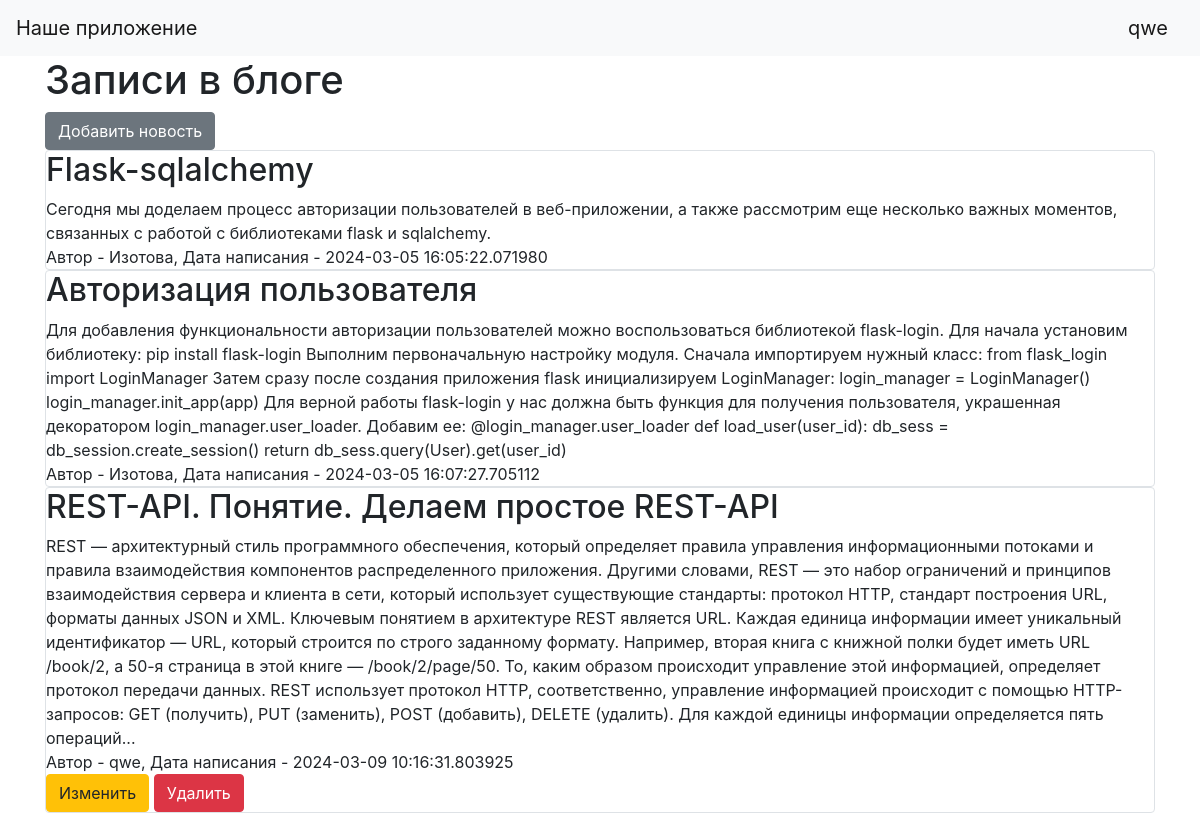
/ (signed in), run on the app's committed database.
### data/users.py (models this page shows, shortened)
class User(SqlAlchemyBase, UserMixin, SerializerMixin):
    __tablename__ = 'users'
    id = sqlalchemy.Column(sqlalchemy.Integer, primary_key=True, autoincrement=True)
    name = sqlalchemy.Column(sqlalchemy.String, nullable=True)
    about = sqlalchemy.Column(sqlalchemy.String, nullable=True)
    email = sqlalchemy.Column(sqlalchemy.String, index=True, unique=True, nullable=True)
    hashed_password = sqlalchemy.Column(sqlalchemy.String, nullable=True)
    created_date = sqlalchemy.Column(sqlalchemy.DateTime, default=datetime.datetime.now)
    news = orm.relationship("News", back_populates='user')

### data/news.py (models this page shows)
class News(SqlAlchemyBase, UserMixin, SerializerMixin):
    __tablename__ = 'news'
    id = sqlalchemy.Column(sqlalchemy.Integer, primary_key=True, autoincrement=True)
    title = sqlalchemy.Column(sqlalchemy.String, nullable=True)
    content = sqlalchemy.Column(sqlalchemy.String, nullable=True)
    created_date = sqlalchemy.Column(sqlalchemy.DateTime, default=datetime.datetime.now)
    is_private = sqlalchemy.Column(sqlalchemy.Boolean, default=True)
    is_published = sqlalchemy.Column(sqlalchemy.Boolean, default=True)
    user_id = sqlalchemy.Column(sqlalchemy.Integer, sqlalchemy.ForeignKey("users.id"))
    user = orm.relationship('User')

### main.py (the view)
@app.route("/")
def index():
    db_sess = db_session.create_session()
    if current_user.is_authenticated:
        news = db_sess.query(News).filter((News.user == current_user) | (News.is_private != True))
    else:
        news = db_sess.query(News).filter(News.is_private != True)
    return render_template("index.html", news=news)

### data/db_session.py (called while the page is built)
def create_session() -> Session:
    global __factory
    return __factory()

### main.py (called while the page is built)
@login_manager.user_loader
def load_user(user_id):
    db_sess = db_session.create_session()
    return db_sess.query(User).get(user_id)

### templates/index.html
{% extends "base.html" %}
{% block content %}
    <h1>Записи в блоге</h1>
    {% if current_user.is_authenticated %}
        <a href="news" class="btn btn-secondary">Добавить новость</a>
    {% endif %}
    {% for item in news %}
        <div class="col-md6 border rounded">
            <h2>{{ item.title }}</h2>
            <div>
                {{ item.content }}
            </div>
            <div>
                Автор - {{ item.user.name }}, Дата написания - {{ item.created_date }}
            </div>
            {% if current_user.is_authenticated and current_user == item.user %}
                <div>
                    <a href="/news/{{ item.id }}" class="btn btn-warning">Изменить</a>
                    <a href="/news_delete/{{ item.id }}" class="btn btn-danger">Удалить</a>
                </div>
            {% endif %}
        </div>
    {% endfor %}
{% endblock %}

### templates/base.html (shortened to what this page needs)
<!doctype html>
<html lang="en">
<head>
    <link rel="stylesheet"
          href="https://stackpath.bootstrapcdn.com/bootstrap/4.4.1/css/bootstrap.min.css"
>
</head>
<body>
<header>
    <nav class="navbar navbar-light bg-light">
        <a class="navbar-brand" href="#">Наше приложение</a>
        {% if current_user.is_authenticated %}
            <a class="navbar-brand" href="/logout">{{ current_user.name }}</a>
        {% else %}
            <p>
                <a class="btn btn-primary " href="/register">Зарегистрироваться</a>
                <a class="btn btn-success" href="/login">Войти</a>
            </p>
        {% endif %}
    </nav>
</header>
<main role="main" class="container">
    {% block content %}{% endblock %}
</main>
</body>
</html>

### data on the page
User: name "qwe"
News: title "Flask-sqlalchemy", content "Сегодня мы доделаем процесс авторизации пользователей в веб-приложении, а также рассмотрим еще несколько важных моментов, связанных с работой с библиотеками flask и sqlalchemy.", user.name "Изотова", created_date "2024-03-05 16:05:22.071980"
News: title "Авторизация пользователя", content "Для добавления функциональности авторизации пользователей можно воспользоваться библиотекой flask-login. Для начала установим библиотеку: pip install flask-login Выполним первоначальную настройку модуля. Сначала импортируем нужный класс: from flask_login import LoginManager Затем сразу после создания приложения flask инициализируем LoginManager: login_manager = LoginManager() login_manager.init_app(app) Для верной работы flask-login у нас должна быть функция для получения пользователя, украшенная декоратором login_manager.user_loader. Добавим ее: @login_manager.user_loader def load_user(user_id): db_sess = db_session.create_session() return db_sess.query(User).get(user_id)", user.name "Изотова", created_date "2024-03-05 16:07:27.705112"
News: title "REST-API. Понятие. Делаем простое REST-API", content "REST — архитектурный стиль программного обеспечения, который определяет правила управления информационными потоками и правила взаимодействия компонентов распределенного приложения. Другими словами, REST — это набор ограничений и принципов взаимодействия сервера и клиента в сети, который использует существующие стандарты: протокол HTTP, стандарт построения URL, форматы данных JSON и XML. Ключевым понятием в архитектуре REST является URL. Каждая единица информации имеет уникальный идентификатор — URL, который строится по строго заданному формату. Например, вторая книга с книжной полки будет иметь URL /book/2, а 50-я страница в этой книге — /book/2/page/50. То, каким образом происходит…", user.name "qwe", created_date "2024-03-09 10:16:31.803925"
